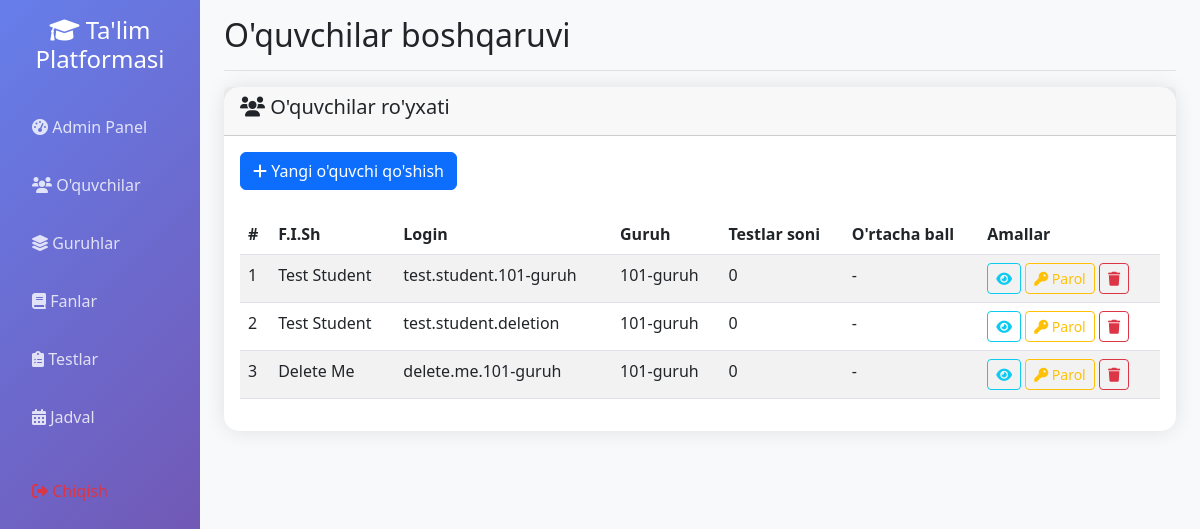
Before: /admin/students (signed in) with the older database file.
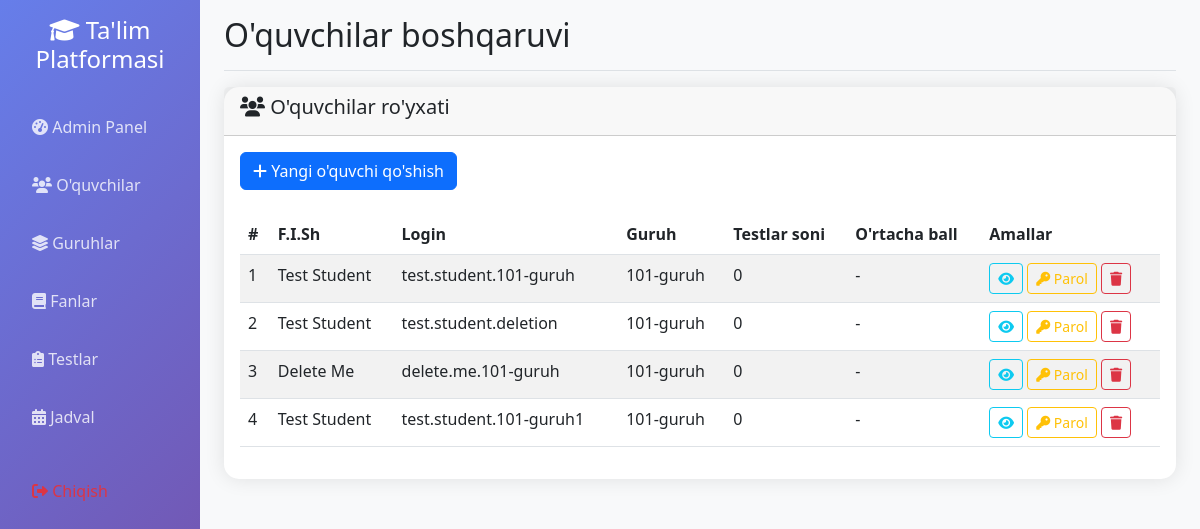
After: the same page with the newer database file.
### app.py (models this page shows)
class User(db.Model):
    __tablename__ = 'user'
    id = db.Column(db.Integer, primary_key=True)
    username = db.Column(db.String(80), unique=True, nullable=False, index=True)
    password_hash = db.Column(db.String(255), nullable=False)
    first_name = db.Column(db.String(50), nullable=False)
    last_name = db.Column(db.String(50), nullable=False)
    is_admin = db.Column(db.Boolean, default=False)
    is_group_leader = db.Column(db.Boolean, default=False)
    needs_password_change = db.Column(db.Boolean, default=False)
    group_id = db.Column(db.Integer, db.ForeignKey('group.id'), nullable=True)
    group = db.relationship('Group', backref=db.backref('students', lazy=True, cascade='all, delete-orphan'), foreign_keys=[group_id])
    test_registrations = db.relationship('TestRegistration', backref='student', lazy=True, cascade='all, delete-orphan')
    test_results = db.relationship('TestResult', backref='student', lazy=True, cascade='all, delete-orphan')
    difficult_topics = db.relationship('DifficultTopic', backref='student', lazy=True, cascade='all, delete-orphan')

class Group(db.Model):
    __tablename__ = 'group'
    id = db.Column(db.Integer, primary_key=True)
    name = db.Column(db.String(50), unique=True, nullable=False, index=True)
    description = db.Column(db.Text)
    total_score = db.Column(db.Integer, default=0)
    leader = db.relationship('User', backref=db.backref('led_group', uselist=False), foreign_keys=[User.group_id])
    schedules = db.relationship('Schedule', backref='group', lazy=True, cascade='all, delete-orphan')

### app.py (the view)
@app.route('/admin/students')
def admin_students():
    if not session.get('logged_in', False) or not session.get('is_admin', False):
        return redirect(url_for('login'))
    students = User.query.filter_by(is_admin=False, is_group_leader=False).all()
    groups = Group.query.all()
    return render_template('admin_students.html', students=students, groups=groups)

### app.py (called while the page is built, shortened)
@app.context_processor
def inject_user():
    class CurrentUser:
        def __init__(self):
            self.is_authenticated = session.get('logged_in', False)
            self.is_admin = session.get('is_admin', False)
            self.is_group_leader = session.get('is_group_leader', False)
            self.username = session.get('username', '')
            self.id = session.get('user_id', None)
    return dict(current_user=CurrentUser(), datetime=datetime)

### templates/admin_students.html (shortened to what this page needs)
{% extends "base.html" %}
{% block page_title %}O'quvchilar boshqaruvi{% endblock %}
{% block content %}
<div class="row">
    <div class="col-12">
        <div class="card">
            <div class="card-header">
                <h5><i class="fas fa-users"></i> O'quvchilar ro'yxati</h5>
            </div>
            <div class="card-body">
                <div class="row mb-4">
                    <div class="col-12">
                        <button class="btn btn-primary" type="button" data-bs-toggle="collapse" data-bs-target="#addStudentForm">
                            <i class="fas fa-plus"></i> Yangi o'quvchi qo'shish
                        </button>
                    </div>
                </div>
                {% if students %}
                <div class="table-responsive">
                    <table class="table table-striped">
                        <thead>
                            <tr>
                                <th>#</th>
                                <th>F.I.Sh</th>
                                <th>Login</th>
                                <th>Guruh</th>
                                <th>Testlar soni</th>
                                <th>O'rtacha ball</th>
                                <th>Amallar</th>
                            </tr>
                        </thead>
                        <tbody>
                            {% for student in students %}
                            <tr>
                                <td>{{ loop.index }}</td>
                                <td>{{ student.first_name }} {{ student.last_name }}</td>
                                <td>{{ student.username }}</td>
                                <td>{{ student.group.name }}</td>
                                <td>{{ student.test_results|length }}</td>
                                <td>
                                    {% if student.test_results %}
                                        {% set total = student.test_results|sum(attribute='score') %}
                                        {% set count = student.test_results|sum(attribute='total_questions') %}
                                        {{ "%.1f"|format((total / count * 100)) }}%
                                    {% else %}
                                        -
                                    {% endif %}
                                </td>
                                <td>
                                    <a href="{{ url_for('admin_edit_student', student_id=student.id) }}" class="btn btn-sm btn-outline-info">
                                        <i class="fas fa-eye"></i>
                                    </a>
                                    <a href="{{ url_for('admin_edit_student', student_id=student.id) }}" class="btn btn-sm btn-outline-warning">
                                        <i class="fas fa-key"></i> Parol
                                    </a>
                                    <a href="{{ url_for('admin_delete_student', student_id=student.id) }}" class="btn btn-sm btn-outline-danger" onclick="return confirm('Rostdan ham ushbu o\'quvchini o\'chirmoqchimisiz?')">
                                        <i class="fas fa-trash"></i>
                                    </a>
                                </td>
                            </tr>
                            {% endfor %}
                        </tbody>
                    </table>
                </div>
                {% else %}
                <div class="text-center py-5">
                    <i class="fas fa-users fa-4x text-muted mb-3"></i>
                    <h4 class="text-muted">O'quvchilar mavjud emas</h4>
                    <p class="text-muted">Yangi o'quvchi qo'shing</p>
                </div>
                {% endif %}
            </div>
        </div>
    </div>
</div>
{% endblock %}

Changed rows visible on the page:
added User: first_name "Test", last_name "Student", username "test.student.101-guruh1", group.name "101-guruh", test_results|length "0"
